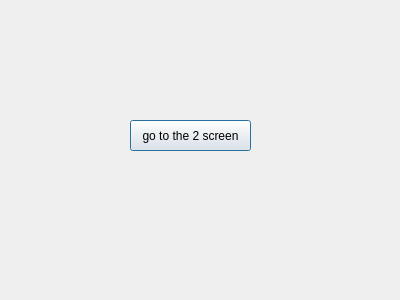
<?xml version="1.0" encoding="UTF-8"?>
<ui version="4.0">
 <class>Dialog</class>
 <widget class="QDialog" name="Dialog">
  <property name="geometry">
   <rect>
    <x>0</x>
    <y>0</y>
    <width>400</width>
    <height>300</height>
   </rect>
  </property>
  <property name="windowTitle">
   <string>Dialog</string>
  </property>
  <widget class="QPushButton" name="button">
   <property name="geometry">
    <rect>
     <x>130</x>
     <y>120</y>
     <width>121</width>
     <height>31</height>
    </rect>
   </property>
   <property name="text">
    <string>go to the 2 screen</string>
   </property>
  </widget>
 </widget>
 <resources/>
 <connections/>
</ui>
